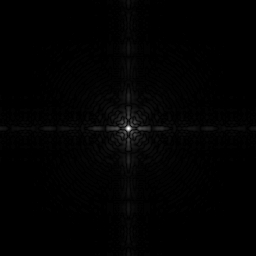
#> input picture img/1.1.jpg, 256 x 256 px
$ python 1.image_inversion.py
#> lines starting #> are read from the running program, lines starting #| are printed output that depends on the picture
import matplotlib.pyplot as plt

plt.rc("font", family='Microsoft YaHei')
img = plt.imread('../img/1.1.jpg')  # 读取图片
#> img is the input picture: shape (256, 256); min 0, max 255, mean 2.1
plt.subplot(121),plt.title("1.原图"), plt.axis('off')
plt.imshow(img, cmap="gray")
# print(img.shape)
new_img = 255 - img
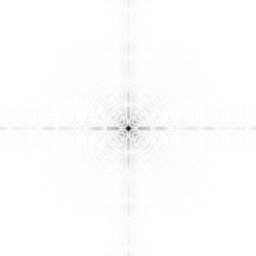
#> new_img: shape (256, 256); min 0, max 255, mean 252.9
plt.subplot(122),plt.title("2.灰度值反转后"), plt.axis('off')
plt.imshow(new_img, cmap="gray")
plt.show()
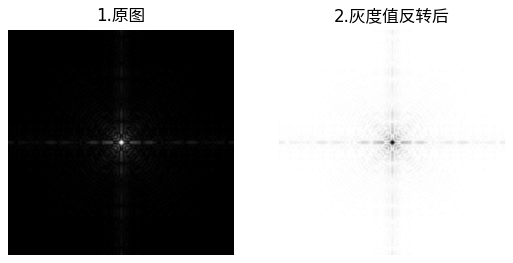
#> figure drawn by matplotlib, 2 panels

$ run again, with img/1.2.jpg copied over img/1.1.jpg
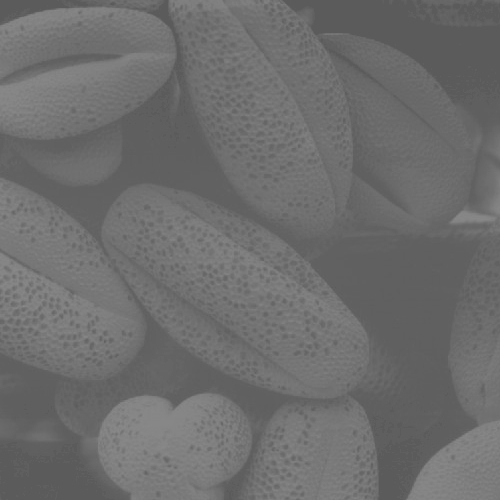
#> input picture img/1.2.jpg, 500 x 500 px
#> img is the input picture: shape (500, 500); min 90, max 138, mean 109.1
#> `new_img = 255 - img`:
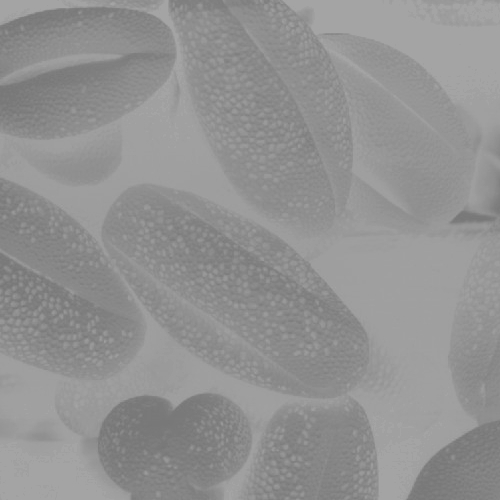
#> new_img: shape (500, 500); min 117, max 165, mean 145.9
#> `plt.show()`:
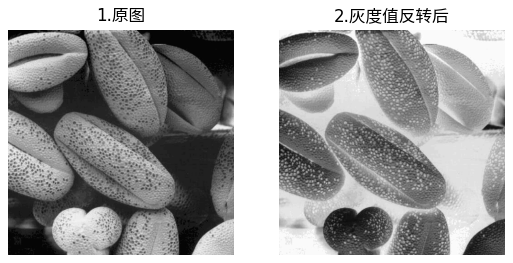
#> figure drawn by matplotlib, 2 panels

$ run again, with img/1.3.jpg copied over img/1.1.jpg
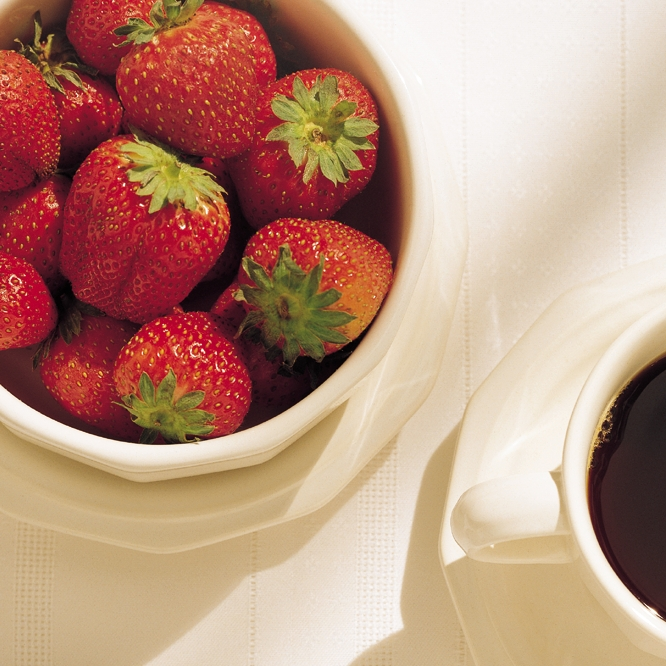
#> input picture img/1.3.jpg, 666 x 666 px
#> img is the input picture: shape (666, 666, 3); mean R, G, B 186.2, 145.9, 126.4
#> `new_img = 255 - img`:
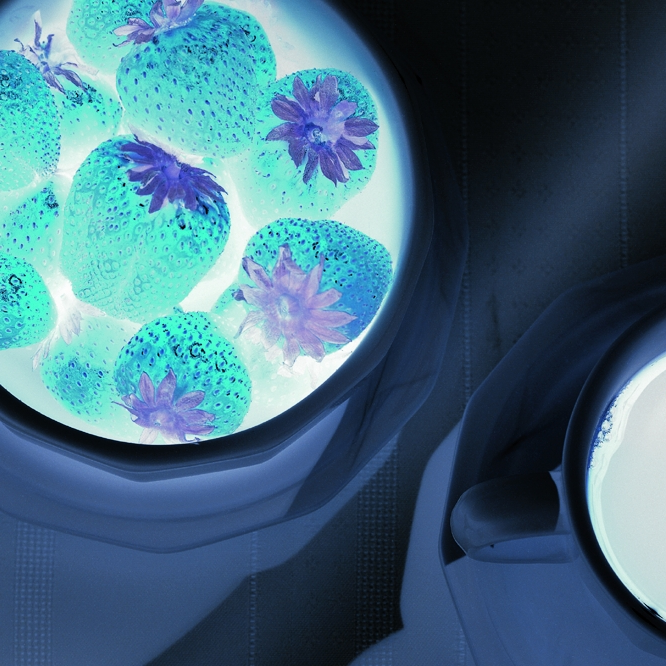
#> new_img: shape (666, 666, 3); mean R, G, B 68.8, 109.1, 128.6
#> `plt.show()`:
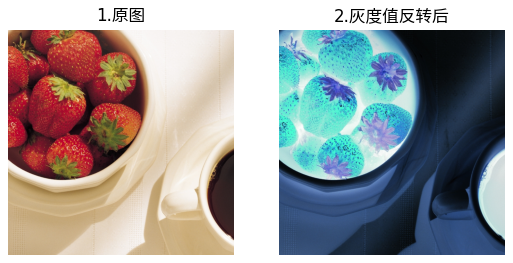
#> figure drawn by matplotlib, 2 panels

$ run again, with img/2.1.jpg copied over img/1.1.jpg
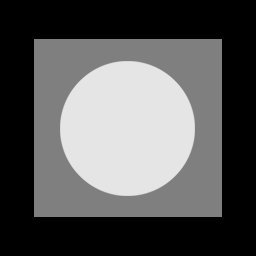
#> input picture img/2.1.jpg, 256 x 256 px
#> img is the input picture: shape (256, 256); min 0, max 230, mean 87.1
#> `new_img = 255 - img`:
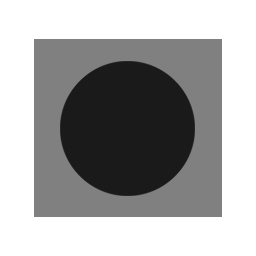
#> new_img: shape (256, 256); min 25, max 255, mean 167.9
#> `plt.show()`:
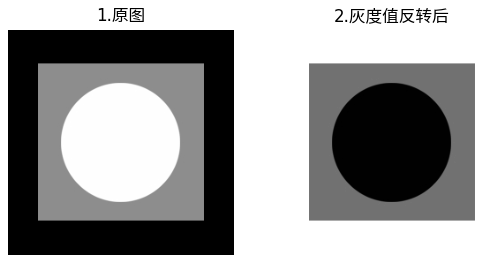
#> figure drawn by matplotlib, 2 panels
